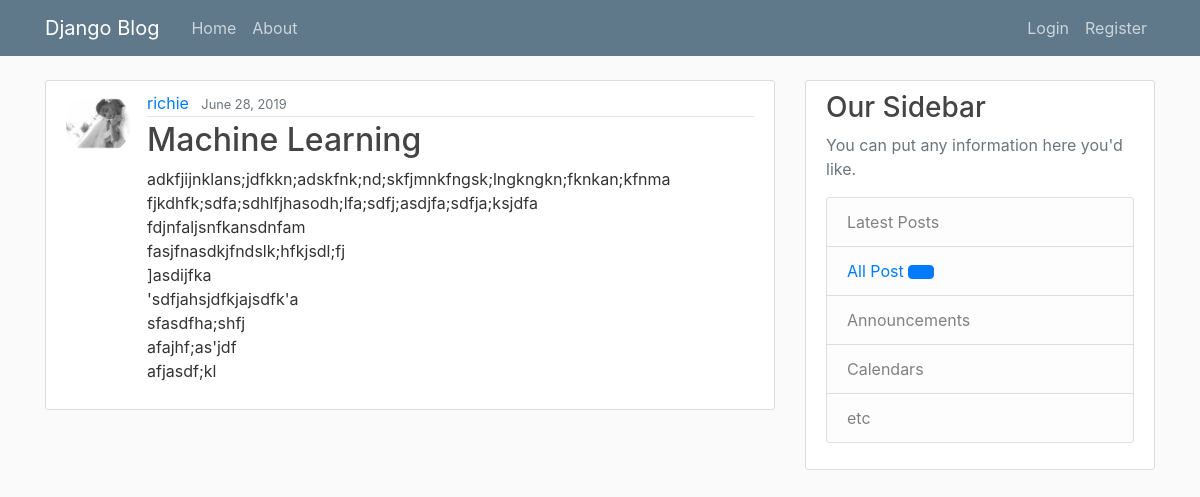
Screenshot of /post/32/ with the database file from the repository.
### blog/models.py (models this page shows, shortened)
class Post(models.Model):
    title = models.CharField(max_length=100)
    content = models.TextField()
    date_posted = models.DateTimeField(default=timezone.now)
    author = models.ForeignKey(User, on_delete=models.CASCADE)

### users/models.py (models this page shows, shortened)
class Profile(models.Model):
    user = models.OneToOneField(User, on_delete=models.CASCADE)
    image = models.ImageField(default='default.jpg', upload_to='profile_pics')

### blog/views.py (the view)
# urls.py: path('post/<int:pk>/', PostDetailView.as_view(), name='post-detail'),
class PostDetailView(DetailView):
    model = Post

### blog/templates/blog/post_detail.html (shortened to what this page needs)
{% extends "blog/base.html" %}
{% block content %}
  <article class="media content-section">
    <img class="rounded-circle article-img" src="{{ object.author.profile.image.url }}">
    <div class="media-body">
      <div class="article-metadata">
        <a class="mr-2" href="{% url 'user-posts' object.author.username %}">{{ object.author }}</a>
        <small class="text-muted">{{ object.date_posted|date:"F d, Y" }}</small>
      </div>
      <h2 class="article-title">{{ object.title }}</h2>
      <p class="article-content">{{ object.content }}</p>
    </div>
  </article>
{% endblock content %}

### blog/static/blog/main.css (style rules this page uses)
body { background: #fafafa; color: #333333; margin-top: 5rem; }
h1, h2, h3, h4, h5, h6 { color: #444444; }
.content-section { background: #ffffff; padding: 10px 20px; border: 1px solid #dddddd; border-radius: 3px; margin-bottom: 20px; }
.article-title { color: #444444; }
.article-content { white-space: pre-line; }
.article-img { height: 65px; width: 65px; margin-right: 16px; }
.article-metadata { padding-bottom: 1px; margin-bottom: 4px; border-bottom: 1px solid #e3e3e3 }

### rows the page displays
Post: author.profile.image (picture), author "richie", date_posted "June 28, 2019", title "Machine Learning", content "adkfjijnklans;jdfkkn;adskfnk;nd;skfjmnkfngsk;lngkngkn;fknkan;kfnma fjkdhfk;sdfa;sdhlfjhasodh;lfa;sdfj;asdjfa;sdfja;ksjdfa fdjnfaljsnfkansdnfam fasjfnasdkjfndslk;hfkjsdl;fj ]asdijfka 'sdfjahsjdfkjajsdfk'a sfasdfha;shfj afajhf;as'jdf afjasdf;kl"
